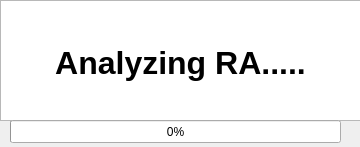
<?xml version="1.0" encoding="UTF-8"?>
<ui version="4.0">
 <class>analyzing</class>
 <widget class="QMainWindow" name="analyzing">
  <property name="geometry">
   <rect>
    <x>0</x>
    <y>0</y>
    <width>360</width>
    <height>147</height>
   </rect>
  </property>
  <property name="windowTitle">
   <string>Analyzing_RA</string>
  </property>
  <widget class="QWidget" name="centralwidget">
   <widget class="QTextBrowser" name="textBrowser">
    <property name="geometry">
     <rect>
      <x>0</x>
      <y>0</y>
      <width>361</width>
      <height>121</height>
     </rect>
    </property>
    <property name="html">
     <string>&lt;!DOCTYPE HTML PUBLIC &quot;-//W3C//DTD HTML 4.0//EN&quot; &quot;http://www.w3.org/TR/REC-html40/strict.dtd&quot;&gt;
&lt;html&gt;&lt;head&gt;&lt;meta name=&quot;qrichtext&quot; content=&quot;1&quot; /&gt;&lt;style type=&quot;text/css&quot;&gt;
p, li { white-space: pre-wrap; }
&lt;/style&gt;&lt;/head&gt;&lt;body style=&quot; font-family:'.AppleSystemUIFont'; font-size:13pt; font-weight:400; font-style:normal;&quot;&gt;
&lt;p align=&quot;center&quot; style=&quot;-qt-paragraph-type:empty; margin-top:0px; margin-bottom:0px; margin-left:0px; margin-right:0px; -qt-block-indent:0; text-indent:0px;&quot;&gt;&lt;br /&gt;&lt;/p&gt;
&lt;p align=&quot;center&quot; style=&quot;-qt-paragraph-type:empty; margin-top:0px; margin-bottom:0px; margin-left:0px; margin-right:0px; -qt-block-indent:0; text-indent:0px;&quot;&gt;&lt;br /&gt;&lt;/p&gt;
&lt;p align=&quot;center&quot; style=&quot; margin-top:0px; margin-bottom:0px; margin-left:0px; margin-right:0px; -qt-block-indent:0; text-indent:0px;&quot;&gt;&lt;span style=&quot; font-size:24pt; font-weight:600;&quot;&gt;Analyzing RA.....&lt;/span&gt;&lt;/p&gt;&lt;/body&gt;&lt;/html&gt;</string>
    </property>
   </widget>
   <widget class="QProgressBar" name="progressBar">
    <property name="geometry">
     <rect>
      <x>10</x>
      <y>120</y>
      <width>331</width>
      <height>23</height>
     </rect>
    </property>
    <property name="maximum">
     <number>3</number>
    </property>
    <property name="value">
     <number>0</number>
    </property>
   </widget>
  </widget>
 </widget>
 <resources/>
 <connections/>
</ui>
